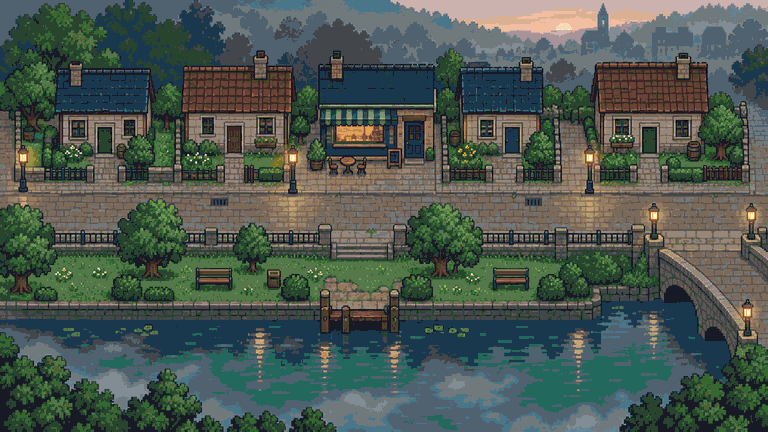
#> input picture living-town/proto/town-kit/source-plate.png, 768 x 432 px
$ python build-objects.py
#> lines starting #> are read from the running program, lines starting #| are printed output that depends on the picture; after the words box and inside, x2 and y2 are one past the last pixel; in counts of white or black regions, pixels touching at a corner belong together
#!/usr/bin/env python3
"""Cut the object sprite kit out of source-plate.png.

Every sprite is defined by a mask in plate coordinates (polygons, rects,
colour-class trims and per-pixel fixes). Pixels are copied from the plate;
only pixels hidden behind another object are repainted, and only with
pixels copied from elsewhere in the plate.

Run: python build-objects.py   (from anywhere; paths are relative to this file)
"""
import json
import os
from collections import deque

import numpy as np
from PIL import Image, ImageDraw

HERE = os.path.dirname(os.path.abspath(__file__))
PLATE = os.path.join(HERE, "source-plate.png")
OBJ_DIR = os.path.join(HERE, "objects")
EV_DIR = os.path.join(HERE, "evidence")
TILE = 16

RGB = np.array(Image.open(PLATE).convert("RGB"))
#> RGB is the input picture: shape (432, 768, 3); mean R, G, B 75.9, 88.1, 80.6
H, W = RGB.shape[:2]
PAL, IDX = np.unique(RGB.reshape(-1, 3), axis=0, return_inverse=True)
#> PAL = 56 rows, first 8: [0, 4, 11], [9, 61, 29], [19, 121, 135], [23, 25, 37], [25, 55, 77], [34, 104, 92], [41, 68, 46], [53, 103, 48]
IDX = IDX.reshape(H, W)
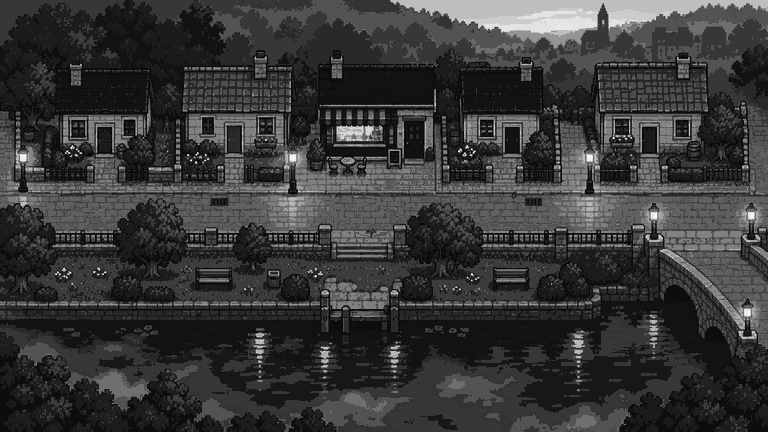
#> IDX: shape (432, 768) int64; min 0, max 55, mean 12.3; drawn with min black and max white


def pal(i):
    return tuple(int(v) for v in PAL[i])


def pal_index(rgb):
#> called with rgb = (9, 61, 29)
    hit = np.nonzero((PAL == np.array(rgb)).all(1))[0]
#> hit = [1]
    assert len(hit), rgb
    return int(hit[0])


# Colour classes, by palette index (see evidence of the palette in the plate).
def _ids(*rgbs):
    return {pal_index(c) for c in rgbs}


GREEN = _ids((9, 61, 29), (41, 68, 46), (53, 103, 48), (84, 120, 74), (113, 153, 82),
             (88, 94, 50), (123, 148, 111), (164, 183, 86), (168, 179, 140),
             (185, 188, 112), (206, 221, 138), (120, 114, 41), (153, 144, 67))
#> GREEN = 13 items
DARK = _ids((0, 4, 11), (23, 25, 37))
#> DARK = 2 items
GRASS = _ids((84, 120, 74), (53, 103, 48), (113, 153, 82), (123, 148, 111),
             (168, 179, 140), (88, 94, 50))
#> GRASS = 6 items
STONE = _ids((96, 87, 83), (123, 106, 90), (151, 123, 92), (151, 135, 122),
             (173, 154, 109), (112, 121, 124), (80, 97, 111), (67, 71, 76),
             (130, 140, 149), (167, 147, 152), (73, 66, 45), (202, 162, 121),
             (107, 66, 55), (61, 38, 36), (128, 85, 68))
#> STONE = 15 items
WATER = _ids((25, 55, 77), (34, 104, 92), (73, 118, 136), (80, 97, 111),
             (67, 71, 76), (96, 136, 156), (19, 121, 135))
#> WATER = 7 items
WARM = _ids((231, 161, 84), (231, 191, 112), (254, 222, 134), (255, 196, 62),
            (255, 255, 174), (237, 173, 50), (200, 157, 43), (172, 126, 39),
            (254, 246, 214), (255, 255, 255), (223, 224, 200), (195, 178, 77))


def cls(ids):
    return np.isin(IDX, list(ids))


def empty():
    return np.zeros((H, W), bool)


def rect(x0, y0, x1, y1):
    """Inclusive plate rect."""
    m = empty()
    m[max(0, y0):min(H, y1 + 1), max(0, x0):min(W, x1 + 1)] = True
    return m


def poly(*pts):
    im = Image.new("L", (W, H), 0)
#> im: PIL image 768x432 L; every value is 0
    ImageDraw.Draw(im).polygon([tuple(p) for p in pts], fill=1, outline=1)
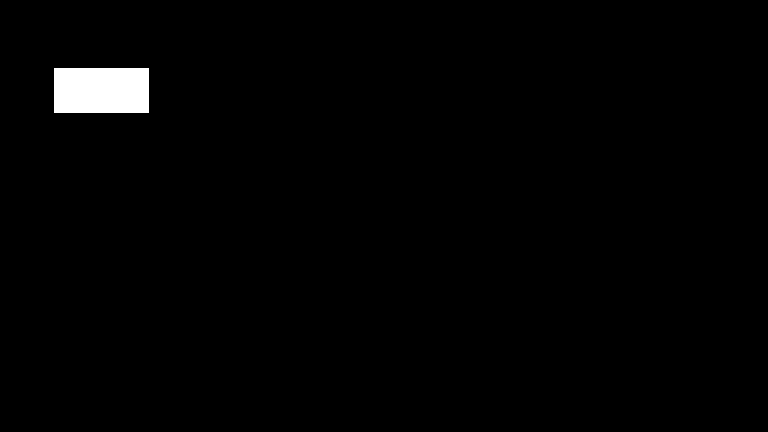
#> im: PIL image 768x432 L; values 0 (black) and 1 (white), 1.3% white; 1 white region, box (x1, y1, x2, y2) and area: (54, 68, 149, 113) 4275
    return np.array(im, bool)


def union(*ms):
    out = empty()
    for m in ms:
        out |= m
#> out: shape (432, 768) bool; 2.5% white; 1 white region, box (x1, y1, x2, y2) and area: (54, 61, 150, 160) 8400
    return out


def flood_trim(mask, bg, seeds=None):
    """Remove pixels of `mask` that are `bg` and 4-connected through bg
    pixels to the outside of the mask (or to `seeds`)."""
    removable = mask & bg
    seen = np.zeros_like(mask)
    q = deque()
    ys, xs = np.nonzero(removable)
    for y, x in zip(ys, xs):
        edge = False
        for dy, dx in ((1, 0), (-1, 0), (0, 1), (0, -1)):
            yy, xx = y + dy, x + dx
            if not (0 <= yy < H and 0 <= xx < W) or not mask[yy, xx]:
                edge = True
                break
        if edge or (seeds is not None and seeds[y, x]):
            seen[y, x] = True
            q.append((y, x))
    while q:
        y, x = q.popleft()
        for dy, dx in ((1, 0), (-1, 0), (0, 1), (0, -1)):
            yy, xx = y + dy, x + dx
            if 0 <= yy < H and 0 <= xx < W and removable[yy, xx] and not seen[yy, xx]:
                seen[yy, xx] = True
                q.append((yy, xx))
    return mask & ~seen


def despeckle(mask, min_n=2):
    """Drop mask pixels with fewer than min_n 8-neighbours in the mask."""
    p = np.pad(mask, 1).astype(int)
    n = sum(p[1 + dy:H + 1 + dy, 1 + dx:W + 1 + dx]
            for dy in (-1, 0, 1) for dx in (-1, 0, 1) if dy or dx)
    return mask & (n >= min_n)


def bbox(mask, pad=0):
    ys, xs = np.nonzero(mask)
    return (max(0, xs.min() - pad), max(0, ys.min() - pad),
            min(W - 1, xs.max() + pad), min(H - 1, ys.max() + pad))


def fill_holes(mask):
    """Fill transparent pixels fully enclosed by the mask."""
    x0, y0, x1, y1 = bbox(mask, 1)
    sub = mask[y0:y1 + 1, x0:x1 + 1]
    h, w = sub.shape
    out = np.zeros_like(sub)
    q = deque((y, x) for y in range(h) for x in (0, w - 1) if not sub[y, x])
    q.extend((y, x) for x in range(w) for y in (0, h - 1) if not sub[y, x])
    for y, x in q:
        out[y, x] = True
    while q:
        y, x = q.popleft()
        for dy, dx in ((1, 0), (-1, 0), (0, 1), (0, -1)):
            yy, xx = y + dy, x + dx
            if 0 <= yy < h and 0 <= xx < w and not sub[yy, xx] and not out[yy, xx]:
                out[yy, xx] = True
                q.append((yy, xx))
    m = mask.copy()
    m[y0:y1 + 1, x0:x1 + 1] |= ~out
    return m


def largest(mask):
    """Keep the largest 8-connected component."""
    lab = np.zeros((H, W), int)
    best, best_n, n_lab = 0, 0, 0
    for y, x in zip(*np.nonzero(mask)):
        if lab[y, x]:
            continue
        n_lab += 1
        q = deque([(y, x)])
        lab[y, x] = n_lab
        n = 0
        while q:
            cy, cx = q.popleft()
            n += 1
            for dy in (-1, 0, 1):
                for dx in (-1, 0, 1):
                    yy, xx = cy + dy, cx + dx
                    if 0 <= yy < H and 0 <= xx < W and mask[yy, xx] and not lab[yy, xx]:
                        lab[yy, xx] = n_lab
                        q.append((yy, xx))
        if n > best_n:
            best, best_n = n_lab, n
    return lab == best


def big_parts(mask, min_n):
    """Keep 8-connected components of at least min_n pixels."""
    out = empty()
    left = mask.copy()
    while left.any():
        c = largest(left)
        left &= ~c
        if c.sum() < min_n:
            break
        out |= c
    return out


# [25 lines left out: functions pix, tile_fill, row_fill, not called in this run]


# --------------------------------------------------------------------------
# Object specs. Coordinates are plate pixels, rects inclusive.
#
# Each spec: id, kind, mask (bool plate array), optional repaint callable
# (img -> None, img is a plate-sized RGB copy), base (plate y of the ground
# line), left (plate x of the footprint's left edge), fp (footprint w, h in
# tiles), plus building extras.

SPECS = []


def add(**kw):
    SPECS.append(kw)
    return kw


def building_mask(chimney, roof, walls, extra=()):
    m = union(rect(*chimney), poly(*roof), rect(*walls), *extra)
    return m


def dilate(mask, r=1):
    out = mask.copy()
    for _ in range(r):
        p = np.pad(out, 1)
        out = (p[1:-1, 1:-1] | p[:-2, 1:-1] | p[2:, 1:-1] | p[1:-1, :-2] | p[1:-1, 2:])
    return out


# [21 lines left out: function inpaint, not called in this run]


# Wall colours of the cottages: anything else low on a wall is an occluder.
WALLC = _ids((151, 135, 122), (173, 154, 109), (123, 106, 90), (151, 123, 92),
             (96, 87, 83), (167, 147, 152), (202, 162, 121), (203, 178, 175),
             (130, 140, 149), (112, 121, 124))


def masonry_fill(img, hole, sample):
    """Fill `hole` with the house's own wall: each pixel is copied from the
    same column a whole number of stone courses higher up, where the facade
    is bare wall (never window, door or hole). Texture, stone size and
    colour stay the facade's own and the courses stay in line; the last row
    is shaded where the wall meets the ground. `sample` is unused and kept
    for the call sites."""
    ys, xs = np.nonzero(hole)
    if not len(ys):
        return
    # clean wall only: two pixels clear of any window, frame, sill or door
    wall = cls(WALLC) & ~dilate(~cls(WALLC), 2) & ~hole
    base = ys.max()
    offsets = [(dy, dx) for dy in (6, 12, 18, 24, 30, 36, 42) for dx in (0, -12, 12, -24, 24)]
    for y, x in sorted(zip(ys, xs)):
        for dy, dx in offsets:
            sy, sx = y - dy, x + dx
            if 0 <= sy < H and 0 <= sx < W and wall[sy, sx]:
                img[y, x] = RGB[sy, sx]
                break
        else:
            img[y, x] = RGB[y, x]
        if y == base:
            img[y, x] = (img[y, x] * 0.72).astype(img.dtype)


def wall_repaint(band, donor, protect=None, sample=None):
    """Repaint the part of `band` hidden behind garden objects with stone
    courses in the wall's own palette (`sample`; `donor` is kept only as a
    fallback sample)."""
    def run(img):
        occ = band & ~cls(WALLC)
        if protect is not None:
            occ &= ~protect
        occ = fill_holes(dilate(occ, 1) & band) & band
        # leaf specks the class test lets through: anything greener than stone
        g = RGB.astype(int)
        occ |= band & (g[..., 1] > g[..., 0] + 6)
        if protect is not None:
            occ &= ~protect
        masonry_fill(img, occ, sample or donor)
    return run


# [5 lines left out: function foliage_repaint, not called in this run]


# ==========================================================================
# Buildings. base = first ground row below the facade; left = facade's left
# edge. Footprint: facade width x 3 rows, minus the door tile(s).

def door_band(x0, y0, x1, y1):
    return rect(x0, y0, x1, y1)


add(id="cottage-1", kind="building",
    mask=union(rect(69, 61, 82, 68), poly((54, 68), (148, 68), (148, 112), (54, 112)),
               rect(57, 112, 149, 154), rect(94, 154, 117, 159)),
    repaint=[wall_repaint(rect(57, 141, 95, 154) | rect(116, 137, 150, 154),
                          donor=(662, 118, 671, 141),
                          protect=rect(94, 150, 117, 159) | rect(118, 139, 127, 153), sample=(88, 118, 97, 136))],
    base=160, left=56, fpw=6, fph=3,
    door=(99, 127, 112, 153),
    windows=[(68, 118, 86, 138), (124, 119, 136, 138)])

add(id="cottage-2", kind="building",
    mask=union(rect(254, 51, 267, 66), poly((183, 65), (293, 65), (293, 112), (183, 112)),
               rect(186, 112, 290, 155), rect(221, 152, 246, 159)),
    repaint=[wall_repaint(rect(186, 138, 222, 155) | rect(246, 148, 290, 155),
                          donor=(214, 116, 221, 137),
                          protect=rect(221, 150, 246, 159) | rect(253, 134, 280, 148), sample=(216, 116, 224, 138))],
    base=160, left=186, fpw=6, fph=3,
    door=(225, 124, 242, 152),
    windows=[(201, 116, 214, 134), (257, 116, 274, 136)])
#> the loop in union (call 2), `for m in ms:` made 4 passes
#> pass 1, in union (call 2), `out |= m`:
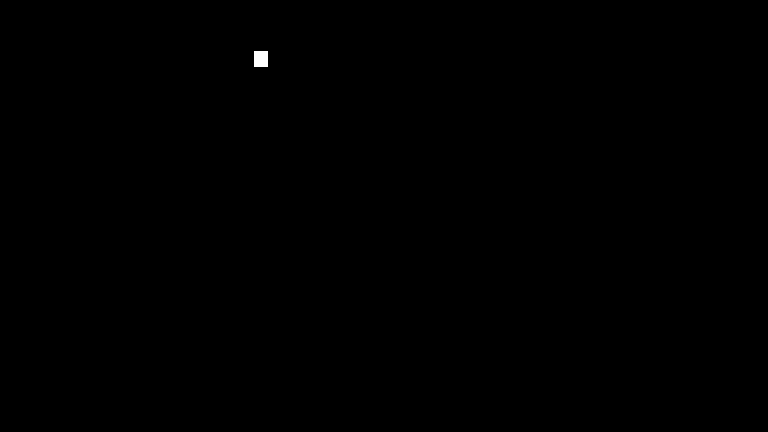
#> out: shape (432, 768) bool; 0.07% white; 1 white region, box (x1, y1, x2, y2) and area: (254, 51, 268, 67) 224

add(id="cafe", kind="building",
    mask=union(rect(330, 50, 343, 66), poly((318, 64), (437, 64), (437, 106), (318, 106)),
               rect(318, 106, 437, 163)),
    repaint=[wall_repaint(rect(318, 138, 330, 163) | rect(328, 148, 366, 163) |
                          rect(386, 144, 403, 163) | rect(425, 138, 437, 163),
                          donor=(366, 144, 385, 163),
                          protect=rect(404, 118, 424, 163) | rect(336, 125, 384, 143), sample=(366, 144, 385, 163))],
    base=164, left=318, fpw=7, fph=3,
    door=(404, 120, 424, 158),
    windows=[(336, 126, 384, 143)])
#> in rect (call 16), `m[max(0, y0):min(H, y1 + 1), max(0, x0):min(W, x1 + 1)] = True`:
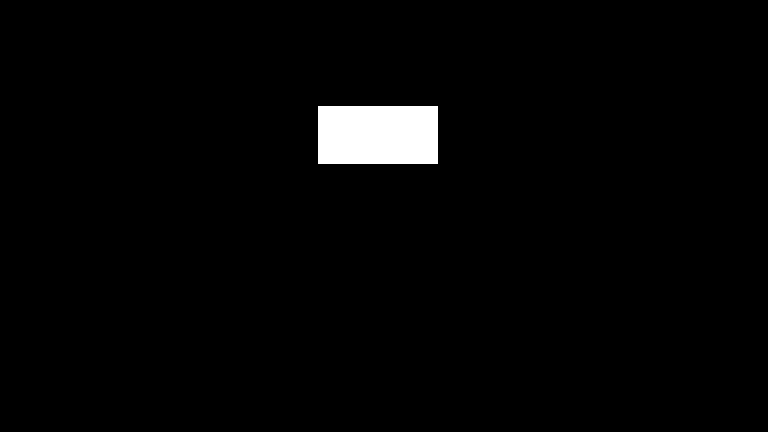
#> m: shape (432, 768) bool; 2.1% white; 1 white region, box (x1, y1, x2, y2) and area: (318, 106, 438, 164) 6960
#> the loop in union (call 3), `for m in ms:` made 3 passes
#> pass 1, in union (call 3), `out |= m`:
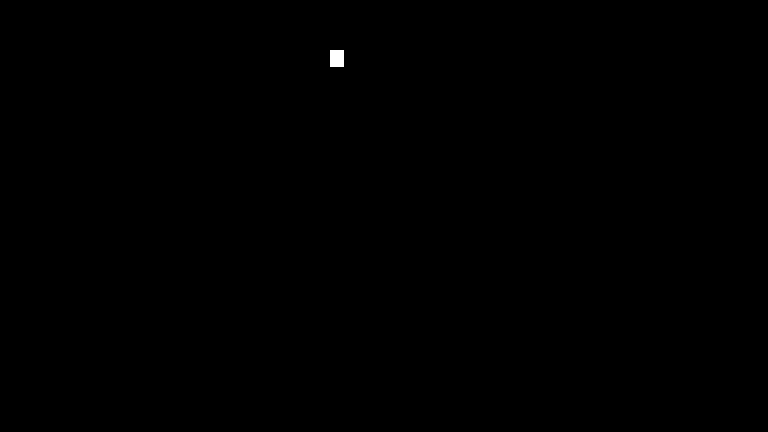
#> out: shape (432, 768) bool; 0.07% white; 1 white region, box (x1, y1, x2, y2) and area: (330, 50, 344, 67) 238

add(id="cottage-3", kind="building",
    mask=union(rect(519, 55, 533, 64), poly((459, 63), (543, 63), (543, 112), (459, 112)),
               rect(463, 112, 541, 157)),
    repaint=[wall_repaint(rect(463, 136, 500, 157) | rect(520, 124, 541, 157),
                          donor=(662, 118, 671, 141),
                          protect=rect(500, 124, 521, 157), sample=(496, 116, 504, 136))],
    base=158, left=462, fpw=5, fph=3,
    door=(505, 126, 519, 156),
    windows=[(478, 116, 494, 136)])
#> in poly (call 4), `ImageDraw.Draw(im).polygon([tuple(p) for p in pts], fill=1, outline=1)`:
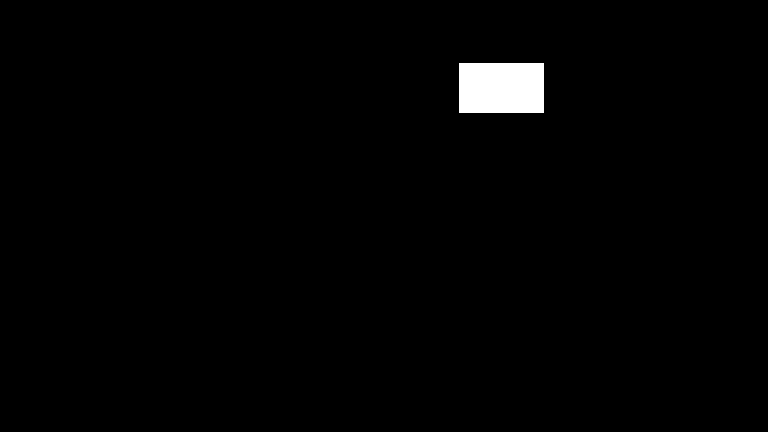
#> im: PIL image 768x432 L; values 0 (black) and 1 (white), 1.3% white; 1 white region, box (x1, y1, x2, y2) and area: (459, 63, 544, 113) 4250
#> in rect (call 24), `m[max(0, y0):min(H, y1 + 1), max(0, x0):min(W, x1 + 1)] = True`:
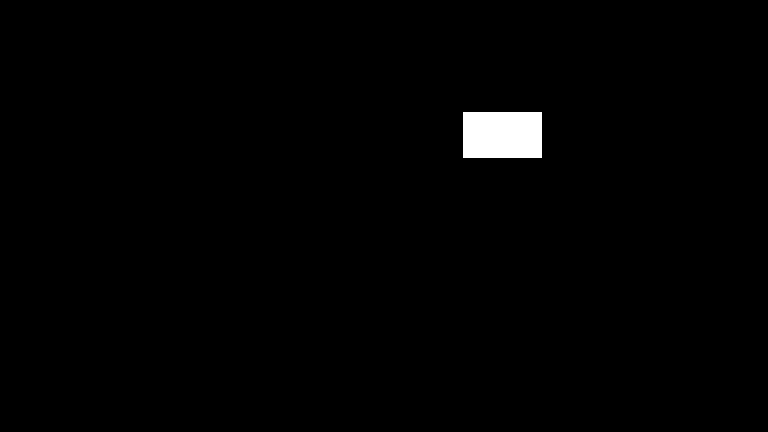
#> m: shape (432, 768) bool; 1.1% white; 1 white region, box (x1, y1, x2, y2) and area: (463, 112, 542, 158) 3634
#> (the rest of the program and of its run is left out)
